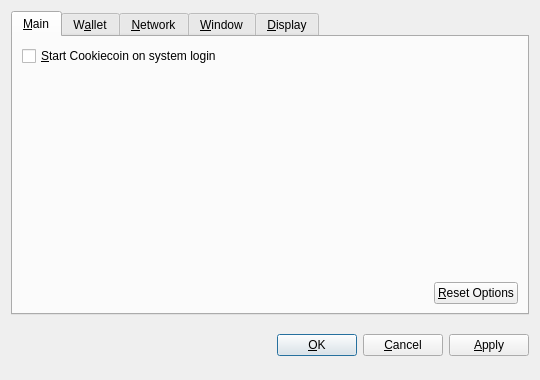
<?xml version="1.0" encoding="UTF-8"?>
<ui version="4.0">
 <class>OptionsDialog</class>
 <widget class="QDialog" name="OptionsDialog">
  <property name="geometry">
   <rect>
    <x>0</x>
    <y>0</y>
    <width>540</width>
    <height>380</height>
   </rect>
  </property>
  <property name="windowTitle">
   <string>Options</string>
  </property>
  <property name="modal">
   <bool>true</bool>
  </property>
  <layout class="QVBoxLayout" name="verticalLayout">
   <item>
    <widget class="QTabWidget" name="tabWidget">
     <property name="tabPosition">
      <enum>QTabWidget::North</enum>
     </property>
     <property name="currentIndex">
      <number>0</number>
     </property>
     <widget class="QWidget" name="tabMain">
      <attribute name="title">
       <string>&amp;Main</string>
      </attribute>
      <layout class="QVBoxLayout" name="verticalLayout_Main">
       <item>
        <widget class="QCheckBox" name="bitcoinAtStartup">
         <property name="toolTip">
          <string>Automatically start Cookiecoin after logging in to the system.</string>
         </property>
         <property name="text">
          <string>&amp;Start Cookiecoin on system login</string>
         </property>
        </widget>
       </item>
       <item>
        <spacer name="verticalSpacer_Main">
         <property name="orientation">
          <enum>Qt::Vertical</enum>
         </property>
         <property name="sizeHint" stdset="0">
          <size>
           <width>20</width>
           <height>40</height>
          </size>
         </property>
        </spacer>
       </item>
       <item>
        <layout class="QHBoxLayout" name="horizontalLayout_2_Main">
         <item>
          <spacer name="horizontalSpacer_2_Main">
           <property name="orientation">
            <enum>Qt::Horizontal</enum>
           </property>
           <property name="sizeHint" stdset="0">
            <size>
             <width>40</width>
             <height>20</height>
            </size>
           </property>
          </spacer>
         </item>
         <item>
          <widget class="QPushButton" name="resetButton">
           <property name="toolTip">
            <string>Reset all client options to default.</string>
           </property>
           <property name="text">
            <string>&amp;Reset Options</string>
           </property>
           <property name="autoDefault">
            <bool>false</bool>
           </property>
          </widget>
         </item>
        </layout>
       </item>
      </layout>
     </widget>
     <widget class="QWidget" name="tabWallet">
      <attribute name="title">
       <string>W&amp;allet</string>
      </attribute>
      <layout class="QVBoxLayout" name="verticalLayout_Network">
       <item>
        <widget class="QLabel" name="transactionFeeInfoLabel">
         <property name="text">
          <string>Optional transaction fee per kB that helps make sure your transactions are processed quickly. Most transactions are 1 kB.</string>
         </property>
         <property name="textFormat">
          <enum>Qt::PlainText</enum>
         </property>
         <property name="wordWrap">
          <bool>true</bool>
         </property>
        </widget>
       </item>
       <item>
        <layout class="QHBoxLayout" name="horizontalLayout_1_Main">
         <item>
          <widget class="QLabel" name="transactionFeeLabel">
           <property name="text">
            <string>Pay transaction &amp;fee</string>
           </property>
           <property name="textFormat">
            <enum>Qt::PlainText</enum>
           </property>
           <property name="buddy">
            <cstring>transactionFee</cstring>
           </property>
          </widget>
         </item>
         <item>
          <widget class="BitcoinAmountField" name="transactionFee"/>
         </item>
         <item>
          <spacer name="horizontalSpacer_1_Main">
           <property name="orientation">
            <enum>Qt::Horizontal</enum>
           </property>
           <property name="sizeHint" stdset="0">
            <size>
             <width>40</width>
             <height>20</height>
            </size>
           </property>
          </spacer>
         </item>
        </layout>
       </item>
       <item>
        <widget class="QLabel" name="label">
         <property name="text">
          <string>If you disable the spending of unconfirmed change, the change from a transaction cannot be used until that transaction has at least one confirmation. This also affects how your balance is computed.</string>
         </property>
         <property name="wordWrap">
          <bool>true</bool>
         </property>
        </widget>
       </item>
       <item>
        <widget class="QCheckBox" name="spendZeroConfChange">
         <property name="text">
          <string>Spend unconfirmed change  (experts only)</string>
         </property>
        </widget>
       </item>
       <item>
        <spacer name="verticalSpacer">
         <property name="orientation">
          <enum>Qt::Vertical</enum>
         </property>
         <property name="sizeHint" stdset="0">
          <size>
           <width>20</width>
           <height>40</height>
          </size>
         </property>
        </spacer>
       </item>
      </layout>
     </widget>
     <widget class="QWidget" name="tabNetwork">
      <attribute name="title">
       <string>&amp;Network</string>
      </attribute>
      <layout class="QVBoxLayout" name="verticalLayout_Network">
       <item>
        <widget class="QCheckBox" name="mapPortUpnp">
         <property name="toolTip">
          <string>Automatically open the Cookiecoin client port on the router. This only works when your router supports UPnP and it is enabled.</string>
         </property>
         <property name="text">
          <string>Map port using &amp;UPnP</string>
         </property>
        </widget>
       </item>
       <item>
        <widget class="QCheckBox" name="connectSocks">
         <property name="toolTip">
          <string>Connect to the Cookiecoin network through a SOCKS proxy (e.g. when connecting through Tor).</string>
         </property>
         <property name="text">
          <string>&amp;Connect through SOCKS proxy:</string>
         </property>
        </widget>
       </item>
       <item>
        <layout class="QHBoxLayout" name="horizontalLayout_Network">
         <item>
          <widget class="QLabel" name="proxyIpLabel">
           <property name="text">
            <string>Proxy &amp;IP:</string>
           </property>
           <property name="textFormat">
            <enum>Qt::PlainText</enum>
           </property>
           <property name="buddy">
            <cstring>proxyIp</cstring>
           </property>
          </widget>
         </item>
         <item>
          <widget class="QValidatedLineEdit" name="proxyIp">
           <property name="maximumSize">
            <size>
             <width>140</width>
             <height>16777215</height>
            </size>
           </property>
           <property name="toolTip">
            <string>IP address of the proxy (e.g. 127.0.0.1)</string>
           </property>
          </widget>
         </item>
         <item>
          <widget class="QLabel" name="proxyPortLabel">
           <property name="text">
            <string>&amp;Port:</string>
           </property>
           <property name="textFormat">
            <enum>Qt::PlainText</enum>
           </property>
           <property name="buddy">
            <cstring>proxyPort</cstring>
           </property>
          </widget>
         </item>
         <item>
          <widget class="QLineEdit" name="proxyPort">
           <property name="maximumSize">
            <size>
             <width>55</width>
             <height>16777215</height>
            </size>
           </property>
           <property name="toolTip">
            <string>Port of the proxy (e.g. 9050)</string>
           </property>
          </widget>
         </item>
         <item>
          <widget class="QLabel" name="socksVersionLabel">
           <property name="text">
            <string>SOCKS &amp;Version:</string>
           </property>
           <property name="textFormat">
            <enum>Qt::PlainText</enum>
           </property>
           <property name="buddy">
            <cstring>socksVersion</cstring>
           </property>
          </widget>
         </item>
         <item>
          <widget class="QValueComboBox" name="socksVersion">
           <property name="toolTip">
            <string>SOCKS version of the proxy (e.g. 5)</string>
           </property>
          </widget>
         </item>
         <item>
          <spacer name="horizontalSpacer_Network">
           <property name="orientation">
            <enum>Qt::Horizontal</enum>
           </property>
           <property name="sizeHint" stdset="0">
            <size>
             <width>40</width>
             <height>20</height>
            </size>
           </property>
          </spacer>
         </item>
        </layout>
       </item>
       <item>
        <spacer name="verticalSpacer_Network">
         <property name="orientation">
          <enum>Qt::Vertical</enum>
         </property>
         <property name="sizeHint" stdset="0">
          <size>
           <width>20</width>
           <height>40</height>
          </size>
         </property>
        </spacer>
       </item>
      </layout>
     </widget>
     <widget class="QWidget" name="tabWindow">
      <attribute name="title">
       <string>&amp;Window</string>
      </attribute>
      <layout class="QVBoxLayout" name="verticalLayout_Window">
       <item>
        <widget class="QCheckBox" name="minimizeToTray">
         <property name="toolTip">
          <string>Show only a tray icon after minimizing the window.</string>
         </property>
         <property name="text">
          <string>&amp;Minimize to the tray instead of the taskbar</string>
         </property>
        </widget>
       </item>
       <item>
        <widget class="QCheckBox" name="minimizeOnClose">
         <property name="toolTip">
          <string>Minimize instead of exit the application when the window is closed. When this option is enabled, the application will be closed only after selecting Quit in the menu.</string>
         </property>
         <property name="text">
          <string>M&amp;inimize on close</string>
         </property>
        </widget>
       </item>
       <item>
        <spacer name="verticalSpacer_Window">
         <property name="orientation">
          <enum>Qt::Vertical</enum>
         </property>
         <property name="sizeHint" stdset="0">
          <size>
           <width>20</width>
           <height>40</height>
          </size>
         </property>
        </spacer>
       </item>
      </layout>
     </widget>
     <widget class="QWidget" name="tabDisplay">
      <attribute name="title">
       <string>&amp;Display</string>
      </attribute>
      <layout class="QVBoxLayout" name="verticalLayout_Display">
       <item>
        <layout class="QHBoxLayout" name="horizontalLayout_1_Display">
         <item>
          <widget class="QLabel" name="langLabel">
           <property name="text">
            <string>User Interface &amp;language:</string>
           </property>
           <property name="textFormat">
            <enum>Qt::PlainText</enum>
           </property>
           <property name="buddy">
            <cstring>lang</cstring>
           </property>
          </widget>
         </item>
         <item>
          <widget class="QValueComboBox" name="lang">
           <property name="toolTip">
            <string>The user interface language can be set here. This setting will take effect after restarting Cookiecoin.</string>
           </property>
          </widget>
         </item>
        </layout>
       </item>
       <item>
        <layout class="QHBoxLayout" name="horizontalLayout_2_Display">
         <item>
          <widget class="QLabel" name="unitLabel">
           <property name="text">
            <string>&amp;Unit to show amounts in:</string>
           </property>
           <property name="textFormat">
            <enum>Qt::PlainText</enum>
           </property>
           <property name="buddy">
            <cstring>unit</cstring>
           </property>
          </widget>
         </item>
         <item>
          <widget class="QValueComboBox" name="unit">
           <property name="toolTip">
            <string>Choose the default subdivision unit to show in the interface and when sending coins.</string>
           </property>
          </widget>
         </item>
        </layout>
       </item>
       <item>
        <widget class="QCheckBox" name="displayAddresses">
         <property name="toolTip">
          <string>Whether to show Cookiecoin addresses in the transaction list or not.</string>
         </property>
         <property name="text">
          <string>&amp;Display addresses in transaction list</string>
         </property>
        </widget>
       </item>
       <item>
        <widget class="QCheckBox" name="coinControlFeatures">
         <property name="toolTip">
          <string>Whether to show coin control features or not.</string>
         </property>
         <property name="text">
          <string>Display coin &amp;control features (experts only!)</string>
         </property>
        </widget>
       </item>
       <item>
        <spacer name="verticalSpacer_Display">
         <property name="orientation">
          <enum>Qt::Vertical</enum>
         </property>
         <property name="sizeHint" stdset="0">
          <size>
           <width>20</width>
           <height>40</height>
          </size>
         </property>
        </spacer>
       </item>
      </layout>
     </widget>
    </widget>
   </item>
   <item>
    <layout class="QHBoxLayout" name="horizontalLayout_Buttons">
     <item>
      <spacer name="horizontalSpacer_1">
       <property name="orientation">
        <enum>Qt::Horizontal</enum>
       </property>
       <property name="sizeHint" stdset="0">
        <size>
         <width>40</width>
         <height>48</height>
        </size>
       </property>
      </spacer>
     </item>
     <item>
      <widget class="QLabel" name="statusLabel">
       <property name="font">
        <font>
         <weight>75</weight>
         <bold>true</bold>
        </font>
       </property>
       <property name="text">
        <string/>
       </property>
       <property name="textFormat">
        <enum>Qt::PlainText</enum>
       </property>
       <property name="wordWrap">
        <bool>true</bool>
       </property>
      </widget>
     </item>
     <item>
      <spacer name="horizontalSpacer_2">
       <property name="orientation">
        <enum>Qt::Horizontal</enum>
       </property>
       <property name="sizeHint" stdset="0">
        <size>
         <width>40</width>
         <height>48</height>
        </size>
       </property>
      </spacer>
     </item>
     <item>
      <widget class="QPushButton" name="okButton">
       <property name="text">
        <string>&amp;OK</string>
       </property>
      </widget>
     </item>
     <item>
      <widget class="QPushButton" name="cancelButton">
       <property name="text">
        <string>&amp;Cancel</string>
       </property>
       <property name="autoDefault">
        <bool>false</bool>
       </property>
      </widget>
     </item>
     <item>
      <widget class="QPushButton" name="applyButton">
       <property name="text">
        <string>&amp;Apply</string>
       </property>
       <property name="autoDefault">
        <bool>false</bool>
       </property>
      </widget>
     </item>
    </layout>
   </item>
  </layout>
 </widget>
 <customwidgets>
  <customwidget>
   <class>BitcoinAmountField</class>
   <extends>QSpinBox</extends>
   <header>bitcoinamountfield.h</header>
  </customwidget>
  <customwidget>
   <class>QValueComboBox</class>
   <extends>QComboBox</extends>
   <header>qvaluecombobox.h</header>
  </customwidget>
  <customwidget>
   <class>QValidatedLineEdit</class>
   <extends>QLineEdit</extends>
   <header>qvalidatedlineedit.h</header>
  </customwidget>
 </customwidgets>
 <resources/>
 <connections/>
</ui>
